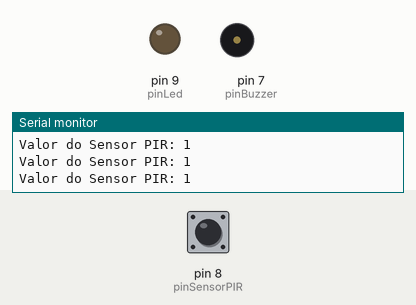
Simulated run of this sketch. Board: Arduino Uno, built with avr-gcc and run on an emulated ATmega328P. Shown: output pins drawn as LEDs (lit = HIGH), buzzer (waves = sounding), the last lines printed to the serial monitor. Inputs (shaded band) come from the test bench; at power-on: pin 8 (pinSensorPIR) HIGH.

Above: at 1.2 s.
1.3 s: pin 8 (pinSensorPIR) driven LOW
At 2.5 s:
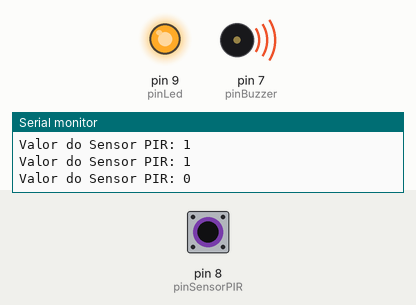
2.8 s: pin 8 (pinSensorPIR) driven HIGH
At 5.6 s:
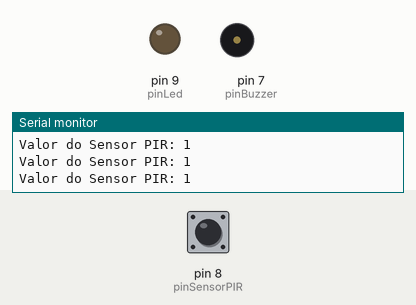
5.8 s: pin 8 (pinSensorPIR) pulsed LOW 2 times (0.12 s each, 0.3 s apart)
At 6.2 s:
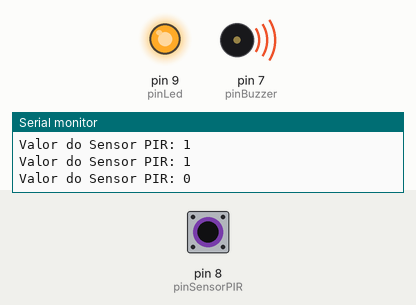
Timing chart, 0 to 11.3 s (numbered marks = the images above; inputs shaded):
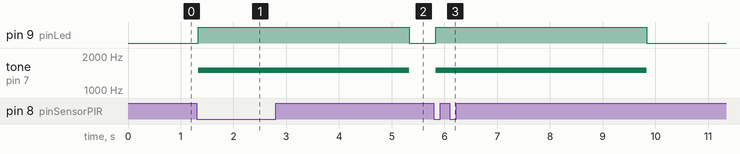

Measured:
- after the input at 1.3 s, pin 9 (pinLed): LOW → HIGH at once; tone on pin 7 (pinBuzzer): silent → 1500 Hz at once
- after the input at 2.8 s, pin 9 (pinLed): HIGH → LOW after 2.5 s; tone on pin 7 (pinBuzzer): 1500 Hz → silent after 2.5 s
- after the input at 5.8 s, pin 9 (pinLed): LOW → HIGH at once, → LOW 4.0 s later; tone on pin 7 (pinBuzzer): silent → 1500 Hz at once, → silent 4.0 s later

The sketch:

sensor_movimento.ino
```cpp
int pinBuzzer = 7;
int pinSensorPIR = 8;
int pinLed = 9;
int valorSensorPIR = 0;

void setup() {
    Serial.begin(9600);
    pinMode(pinBuzzer, OUTPUT);
    pinMode(pinSensorPIR, INPUT);
    pinMode(pinLed, OUTPUT);
}

void loop() {
    valorSensorPIR = digitalRead(pinSensorPIR);
    Serial.print("Valor do Sensor PIR: ");
    Serial.println(valorSensorPIR);

    if (valorSensorPIR == 0){
        ligarAlarme();

  } else {
      desligarAlarme();
  }
}

void ligarAlarme(){
  digitalWrite(pinLed, HIGH);
  tone(pinBuzzer, 1500);
  delay(4000);
  desligarAlarme();
}

void desligarAlarme() {
  digitalWrite(pinLed, LOW);
  noTone(pinBuzzer);
}
```
